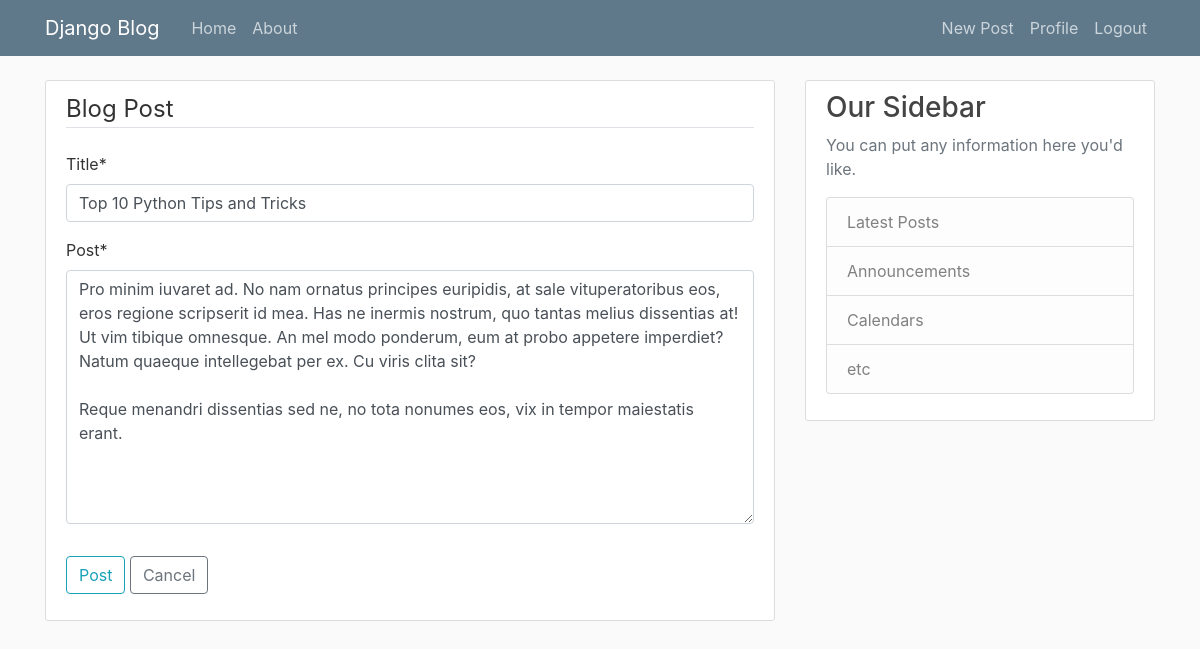
Page /post/30/update/ (signed in) on the committed database.
### blog/models.py (models this page shows, shortened)
class Post(models.Model):
    title = models.CharField(max_length=100)
    post = models.TextField()
    date_posted = models.DateTimeField(default=timezone.now)
    author = models.ForeignKey(User, on_delete=models.CASCADE)

### blog/views.py (the view, shortened to what this page needs)
# urls.py: path('post/<int:pk>/update/', PostUpdateView.as_view(),
class PostUpdateView(LoginRequiredMixin, UserPassesTestMixin, UpdateView):
    model = Post
    fields = ['title', 'post']
    def test_func(self):
        post = self.get_object()
        if self.request.user == post.author:
            return True
        return False

### blog/templates/blog/post_form.html (shortened to what this page needs)
{% extends "blog/base.html" %}
{% load crispy_forms_tags %}
{% block content %}
    <div class="content-section">
      <form method="POST">
        <fieldset class="form-group">
          <legend class="border-bottom mb-4">Blog Post</legend>
          {{ form|crispy }}
        </fieldset>
        <div class="form-group">
          <button class="btn btn-outline-info" type="submit" name="button">Post</button>
          <a class="btn btn-outline-secondary" name="button", href="{% url 'blog-home' %}">Cancel</a>
        </div>
      </form>
    </div>
{% endblock content %}

### blog/templates/blog/static/blog/main.css (style rules this page uses)
body { background: #fafafa; color: #333333; margin-top: 5rem; }
.content-section { background: #ffffff; padding: 10px 20px; border: 1px solid #dddddd; border-radius: 3px; margin-bottom: 20px; }

### rows in the picture
Post: title "Top 10 Python Tips and Tricks", post "Pro minim iuvaret ad. No nam ornatus principes euripidis, at sale vituperatoribus eos, eros regione scripserit id mea. Has ne inermis nostrum, quo tantas melius dissentias at! Ut vim tibique omnesque. An mel modo ponderum, eum at probo appetere imperdiet? Natum quaeque intellegebat per ex. Cu viris clita sit? Reque menandri dissentias sed ne, no tota nonumes eos, vix in tempor maiestatis erant."
